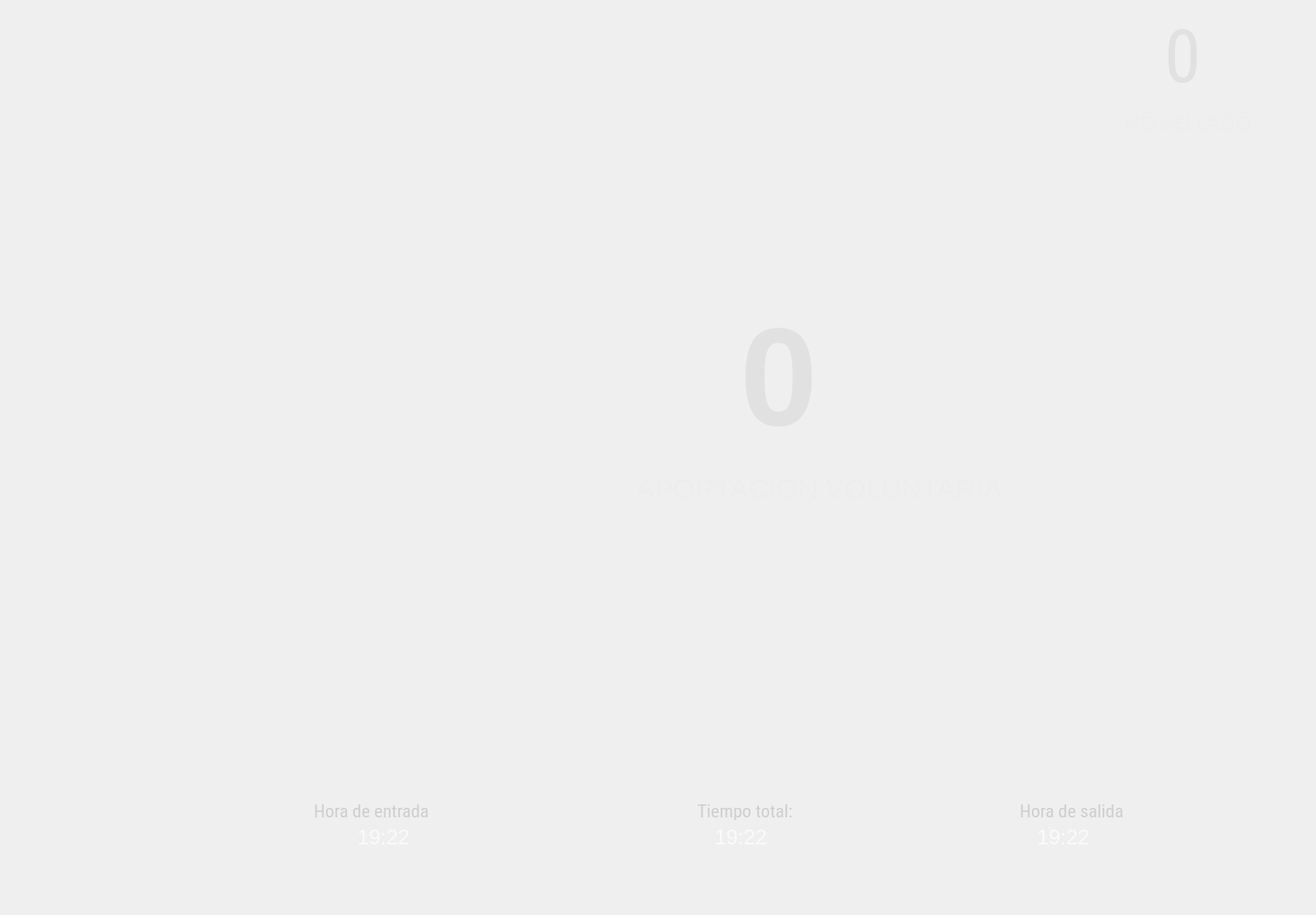
   <widget class="QWidget" name="page_16">
    <widget class="QGroupBox" name="groupBox_4">
     <property name="geometry">
      <rect>
       <x>270</x>
       <y>-10</y>
       <width>1231</width>
       <height>1041</height>
      </rect>
     </property>
     <property name="styleSheet">
      <string notr="true">background-color:transparent;
color:rgb(255, 255, 255);
border-radius:40%</string>
     </property>
     <property name="title">
      <string/>
     </property>
     <widget class="QLabel" name="nomPlaza_13">
      <property name="geometry">
       <rect>
        <x>460</x>
        <y>550</y>
        <width>541</width>
        <height>41</height>
       </rect>
      </property>
      <property name="font">
       <font>
        <family>Arial</family>
        <pointsize>24</pointsize>
        <weight>50</weight>
        <bold>false</bold>
       </font>
      </property>
      <property name="styleSheet">
       <string notr="true">background-color:transparent;
color:rgb(101, 179, 0);
color:rgb(237, 237, 237)</string>
      </property>
      <property name="text">
       <string>APORTACION VOLUNTARIA</string>
      </property>
     </widget>
     <widget class="QLabel" name="nomPlaza_15">
      <property name="geometry">
       <rect>
        <x>1020</x>
        <y>130</y>
        <width>341</width>
        <height>41</height>
       </rect>
      </property>
      <property name="font">
       <font>
        <family>Sans</family>
        <pointsize>18</pointsize>
        <weight>50</weight>
        <bold>false</bold>
       </font>
      </property>
      <property name="styleSheet">
       <string notr="true">background-color:transparent;
color:rgb(101, 179, 0);
color:rgb(237, 237, 237)</string>
      </property>
      <property name="text">
       <string>NO SELLADO</string>
      </property>
     </widget>
     <widget class="QWidget" name="layoutWidget_29">
      <property name="geometry">
       <rect>
        <x>430</x>
        <y>320</y>
        <width>461</width>
        <height>245</height>
       </rect>
      </property>
      <layout class="QGridLayout" name="gridLayout_23">
       <item row="0" column="4">
        <widget class="QLabel" name="label_72">
         <property name="styleSheet">
          <string notr="true">background-color:transparent;</string>
         </property>
         <property name="text">
          <string/>
         </property>
        </widget>
       </item>
       <item row="0" column="1">
        <spacer name="horizontalSpacer_50">
         <property name="orientation">
          <enum>Qt::Horizontal</enum>
         </property>
         <property name="sizeHint" stdset="0">
          <size>
           <width>40</width>
           <height>20</height>
          </size>
         </property>
        </spacer>
       </item>
       <item row="0" column="2">
        <widget class="QLabel" name="valvol">
         <property name="sizePolicy">
          <sizepolicy hsizetype="MinimumExpanding" vsizetype="Preferred">
           <horstretch>0</horstretch>
           <verstretch>0</verstretch>
          </sizepolicy>
         </property>
         <property name="maximumSize">
          <size>
           <width>620</width>
           <height>16777212</height>
          </size>
         </property>
         <property name="font">
          <font>
           <family>Ubuntu</family>
           <pointsize>120</pointsize>
           <weight>75</weight>
           <italic>false</italic>
           <bold>true</bold>
          </font>
         </property>
         <property name="styleSheet">
          <string notr="true">background-color:transparent;
color:rgb(225, 225, 225);
border-radius:40%</string>
         </property>
         <property name="lineWidth">
          <number>3</number>
         </property>
         <property name="text">
          <string>0</string>
         </property>
        </widget>
       </item>
       <item row="0" column="3">
        <spacer name="horizontalSpacer_51">
         <property name="orientation">
          <enum>Qt::Horizontal</enum>
         </property>
         <property name="sizeHint" stdset="0">
          <size>
           <width>40</width>
           <height>20</height>
          </size>
         </property>
        </spacer>
       </item>
      </layout>
     </widget>
     <widget class="QPushButton" name="bconfirmaPropina">
      <property name="geometry">
       <rect>
        <x>930</x>
        <y>90</y>
        <width>271</width>
        <height>761</height>
       </rect>
      </property>
      <property name="font">
       <font>
        <family>Ubuntu Mono</family>
        <pointsize>16</pointsize>
        <weight>75</weight>
        <italic>false</italic>
        <bold>true</bold>
        <underline>false</underline>
       </font>
      </property>
      <property name="toolTip">
       <string>Ayuda</string>
      </property>
      <property name="toolTipDuration">
       <number>3</number>
      </property>
      <property name="whatsThis">
       <string extracomment="help"/>
      </property>
      <property name="styleSheet">
       <string notr="true">
border-radius:40%;</string>
      </property>
      <property name="text">
       <string/>
      </property>
      <property name="icon">
       <iconset>
        <normaloff>../iconos/ra2.png</normaloff>../iconos/ra2.png</iconset>
      </property>
      <property name="iconSize">
       <size>
        <width>250</width>
        <height>250</height>
       </size>
      </property>
     </widget>
     <widget class="QLabel" name="hs_2">
      <property name="geometry">
       <rect>
        <x>920</x>
        <y>960</y>
        <width>171</width>
        <height>21</height>
       </rect>
      </property>
      <property name="font">
       <font>
        <family>Ubuntu</family>
        <pointsize>18</pointsize>
        <weight>50</weight>
        <italic>false</italic>
        <bold>false</bold>
       </font>
      </property>
      <property name="styleSheet">
       <string notr="true">background-color:transparent;
color:rgb(250, 250, 250)
</string>
      </property>
      <property name="text">
       <string>19:22</string>
      </property>
     </widget>
     <widget class="QLabel" name="hs_46">
      <property name="geometry">
       <rect>
        <x>90</x>
        <y>930</y>
        <width>211</width>
        <height>21</height>
       </rect>
      </property>
      <property name="font">
       <font>
        <family>Roboto Condensed</family>
        <pointsize>16</pointsize>
        <weight>50</weight>
        <italic>false</italic>
        <bold>false</bold>
       </font>
      </property>
      <property name="styleSheet">
       <string notr="true">background-color:transparent;
color:rgb(206, 206, 206)
</string>
      </property>
      <property name="text">
       <string>Hora de entrada</string>
      </property>
     </widget>
     <widget class="QPushButton" name="bcancelarPago_5">
      <property name="enabled">
       <bool>true</bool>
      </property>
      <property name="geometry">
       <rect>
        <x>700</x>
        <y>910</y>
        <width>81</width>
        <height>81</height>
       </rect>
      </property>
      <property name="font">
       <font>
        <family>Ubuntu Mono</family>
        <pointsize>16</pointsize>
        <weight>75</weight>
        <italic>false</italic>
        <bold>true</bold>
        <underline>false</underline>
       </font>
      </property>
      <property name="toolTip">
       <string>Ayuda</string>
      </property>
      <property name="toolTipDuration">
       <number>3</number>
      </property>
      <property name="whatsThis">
       <string extracomment="help"/>
      </property>
      <property name="styleSheet">
       <string notr="true">background-color: rgb(128, 128, 128);
background-color:rgb(220, 220, 220);
color:rgb(206, 206, 206);
background-color:qlineargradient(spread:pad, x1:1, y1:0, x2:0, y2:1, stop:0 rgba(231, 98, 98, 255), stop:1 rgba(200, 98, 98, 255));
background-color:transparent;
border-radius:30%;</string>
      </property>
      <property name="text">
       <string/>
      </property>
      <property name="icon">
       <iconset>
        <normaloff>../iconos/tiempo-restante.png</normaloff>../iconos/tiempo-restante.png</iconset>
      </property>
      <property name="iconSize">
       <size>
        <width>70</width>
        <height>70</height>
       </size>
      </property>
     </widget>
     <widget class="QLabel" name="ttotal_2">
      <property name="geometry">
       <rect>
        <x>550</x>
        <y>960</y>
        <width>171</width>
        <height>21</height>
       </rect>
      </property>
      <property name="font">
       <font>
        <family>Ubuntu</family>
        <pointsize>18</pointsize>
        <weight>50</weight>
        <italic>false</italic>
        <bold>false</bold>
       </font>
      </property>
      <property name="styleSheet">
       <string notr="true">background-color:transparent;
color:rgb(250, 250, 250)
</string>
      </property>
      <property name="text">
       <string>19:22</string>
      </property>
     </widget>
     <widget class="QLabel" name="he_2">
      <property name="geometry">
       <rect>
        <x>140</x>
        <y>960</y>
        <width>171</width>
        <height>21</height>
       </rect>
      </property>
      <property name="font">
       <font>
        <family>Ubuntu</family>
        <pointsize>18</pointsize>
        <weight>50</weight>
        <italic>false</italic>
        <bold>false</bold>
       </font>
      </property>
      <property name="styleSheet">
       <string notr="true">background-color:transparent;
color:rgb(250, 250, 250)
</string>
      </property>
      <property name="text">
       <string>19:22</string>
      </property>
     </widget>
     <widget class="QPushButton" name="bcancelarPago_6">
      <property name="enabled">
       <bool>true</bool>
      </property>
      <property name="geometry">
       <rect>
        <x>280</x>
        <y>920</y>
        <width>81</width>
        <height>81</height>
       </rect>
      </property>
      <property name="font">
       <font>
        <family>Ubuntu Mono</family>
        <pointsize>16</pointsize>
        <weight>75</weight>
        <italic>false</italic>
        <bold>true</bold>
        <underline>false</underline>
       </font>
      </property>
      <property name="toolTip">
       <string>Ayuda</string>
      </property>
      <property name="toolTipDuration">
       <number>3</number>
      </property>
      <property name="whatsThis">
       <string extracomment="help"/>
      </property>
      <property name="styleSheet">
       <string notr="true">background-color: rgb(128, 128, 128);
background-color:rgb(220, 220, 220);
color:rgb(206, 206, 206);
background-color:qlineargradient(spread:pad, x1:1, y1:0, x2:0, y2:1, stop:0 rgba(231, 98, 98, 255), stop:1 rgba(200, 98, 98, 255));
background-color:transparent;
border-radius:30%;</string>
      </property>
      <property name="text">
       <string/>
      </property>
      <property name="icon">
       <iconset>
        <normaloff>../iconos/caret-arrow-up.svg</normaloff>../iconos/caret-arrow-up.svg</iconset>
      </property>
      <property name="iconSize">
       <size>
        <width>70</width>
        <height>70</height>
       </size>
      </property>
     </widget>
     <widget class="QLabel" name="hs_51">
      <property name="geometry">
       <rect>
        <x>900</x>
        <y>930</y>
        <width>211</width>
        <height>21</height>
       </rect>
      </property>
      <property name="font">
       <font>
        <family>Roboto Condensed</family>
        <pointsize>16</pointsize>
        <weight>50</weight>
        <italic>false</italic>
        <bold>false</bold>
       </font>
      </property>
      <property name="styleSheet">
       <string notr="true">background-color:transparent;
color:rgb(206, 206, 206)
</string>
      </property>
      <property name="text">
       <string>Hora de salida</string>
      </property>
     </widget>
     <widget class="QPushButton" name="bcancelarPago_7">
      <property name="enabled">
       <bool>true</bool>
      </property>
      <property name="geometry">
       <rect>
        <x>1100</x>
        <y>910</y>
        <width>81</width>
        <height>81</height>
       </rect>
      </property>
      <property name="font">
       <font>
        <family>Ubuntu Mono</family>
        <pointsize>16</pointsize>
        <weight>75</weight>
        <italic>false</italic>
        <bold>true</bold>
        <underline>false</underline>
       </font>
      </property>
      <property name="toolTip">
       <string>Ayuda</string>
      </property>
      <property name="toolTipDuration">
       <number>3</number>
      </property>
      <property name="whatsThis">
       <string extracomment="help"/>
      </property>
      <property name="styleSheet">
       <string notr="true">background-color: rgb(128, 128, 128);
background-color:rgb(220, 220, 220);
color:rgb(206, 206, 206);
background-color:qlineargradient(spread:pad, x1:1, y1:0, x2:0, y2:1, stop:0 rgba(231, 98, 98, 255), stop:1 rgba(200, 98, 98, 255));
background-color:transparent;
border-radius:30%;</string>
      </property>
      <property name="text">
       <string/>
      </property>
      <property name="icon">
       <iconset>
        <normaloff>../iconos/fdd.png</normaloff>../iconos/fdd.png</iconset>
      </property>
      <property name="iconSize">
       <size>
        <width>70</width>
        <height>70</height>
       </size>
      </property>
     </widget>
     <widget class="QLabel" name="hs_52">
      <property name="geometry">
       <rect>
        <x>530</x>
        <y>930</y>
        <width>211</width>
        <height>21</height>
       </rect>
      </property>
      <property name="font">
       <font>
        <family>Roboto Condensed</family>
        <pointsize>16</pointsize>
        <weight>50</weight>
        <italic>false</italic>
        <bold>false</bold>
       </font>
      </property>
      <property name="styleSheet">
       <string notr="true">background-color:transparent;
color:rgb(206, 206, 206)
</string>
      </property>
      <property name="text">
       <string>Tiempo total:</string>
      </property>
     </widget>
     <widget class="QWidget" name="layoutWidget_31">
      <property name="geometry">
       <rect>
        <x>1000</x>
        <y>10</y>
        <width>211</width>
        <height>131</height>
       </rect>
      </property>
      <layout class="QGridLayout" name="gridLayout_24">
       <item row="0" column="4">
        <widget class="QLabel" name="label_81">
         <property name="styleSheet">
          <string notr="true">background-color:transparent;</string>
         </property>
         <property name="text">
          <string/>
         </property>
        </widget>
       </item>
       <item row="0" column="1">
        <spacer name="horizontalSpacer_52">
         <property name="orientation">
          <enum>Qt::Horizontal</enum>
         </property>
         <property name="sizeHint" stdset="0">
          <size>
           <width>40</width>
           <height>20</height>
          </size>
         </property>
        </spacer>
       </item>
       <item row="0" column="2">
        <widget class="QLabel" name="lsegundoCosto">
         <property name="sizePolicy">
          <sizepolicy hsizetype="MinimumExpanding" vsizetype="Preferred">
           <horstretch>0</horstretch>
           <verstretch>0</verstretch>
          </sizepolicy>
         </property>
         <property name="maximumSize">
          <size>
           <width>620</width>
           <height>16777212</height>
          </size>
         </property>
         <property name="font">
          <font>
           <family>Roboto Condensed</family>
           <pointsize>64</pointsize>
           <weight>50</weight>
           <italic>false</italic>
           <bold>false</bold>
          </font>
         </property>
         <property name="styleSheet">
          <string notr="true">background-color:transparent;
color:rgb(225, 225, 225);
border-radius:40%</string>
         </property>
         <property name="lineWidth">
          <number>3</number>
         </property>
         <property name="text">
          <string>0</string>
         </property>
        </widget>
       </item>
       <item row="0" column="3">
        <spacer name="horizontalSpacer_53">
         <property name="orientation">
          <enum>Qt::Horizontal</enum>
         </property>
         <property name="sizeHint" stdset="0">
          <size>
           <width>40</width>
           <height>20</height>
          </size>
         </property>
        </spacer>
       </item>
      </layout>
      <zorder>lsegundoCosto</zorder>
      <zorder>label_81</zorder>
     </widget>
     <widget class="QPushButton" name="bcancelarPago_8">
      <property name="geometry">
       <rect>
        <x>140</x>
        <y>90</y>
        <width>271</width>
        <height>761</height>
       </rect>
      </property>
      <property name="font">
       <font>
        <family>Ubuntu Mono</family>
        <pointsize>16</pointsize>
        <weight>75</weight>
        <italic>false</italic>
        <bold>true</bold>
        <underline>false</underline>
       </font>
      </property>
      <property name="toolTip">
       <string>Ayuda</string>
      </property>
      <property name="toolTipDuration">
       <number>3</number>
      </property>
      <property name="whatsThis">
       <string extracomment="help"/>
      </property>
      <property name="styleSheet">
       <string notr="true">
border-radius:40%;</string>
      </property>
      <property name="text">
       <string/>
      </property>
      <property name="icon">
       <iconset>
        <normaloff>../iconos/ra4.png</normaloff>../iconos/ra4.png</iconset>
      </property>
      <property name="iconSize">
       <size>
        <width>250</width>
        <height>250</height>
       </size>
      </property>
     </widget>
    </widget>
   </widget>
